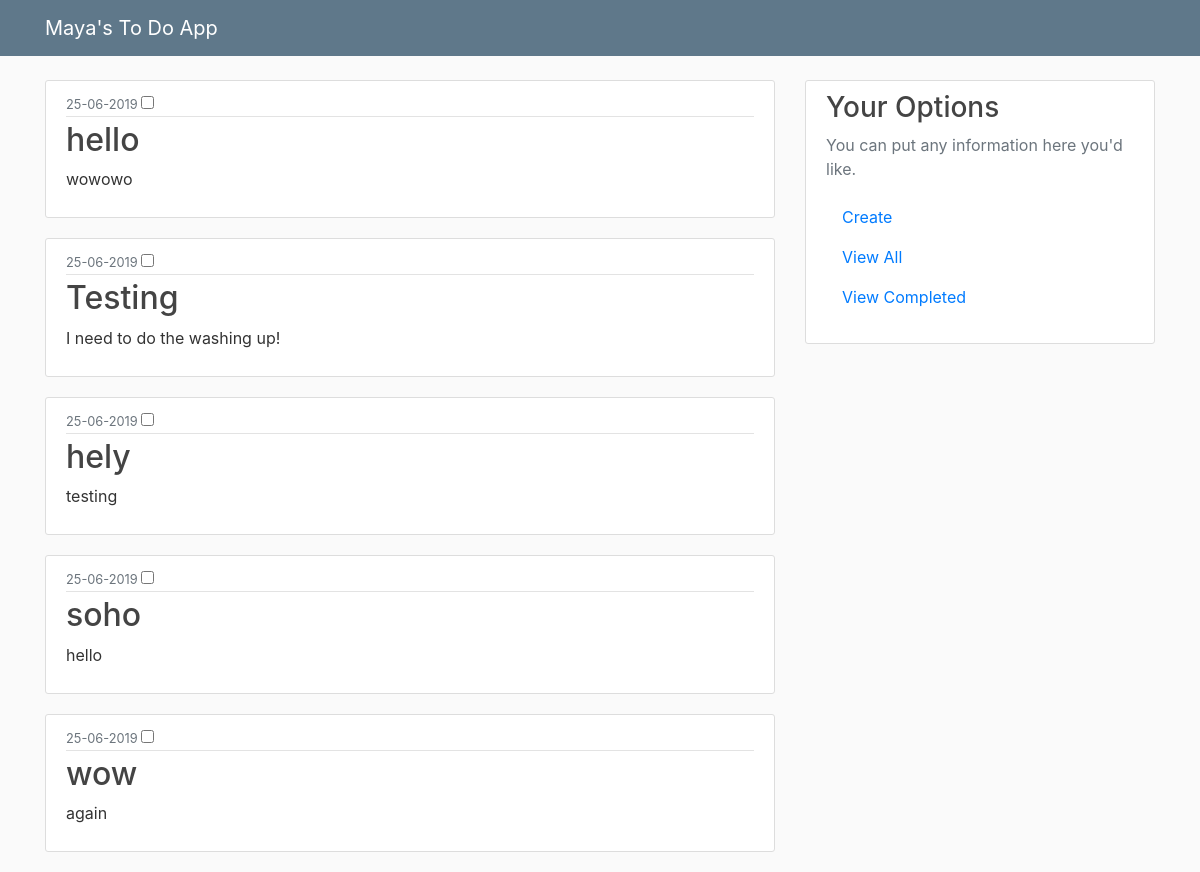
The page /view_all on the database as committed earlier.
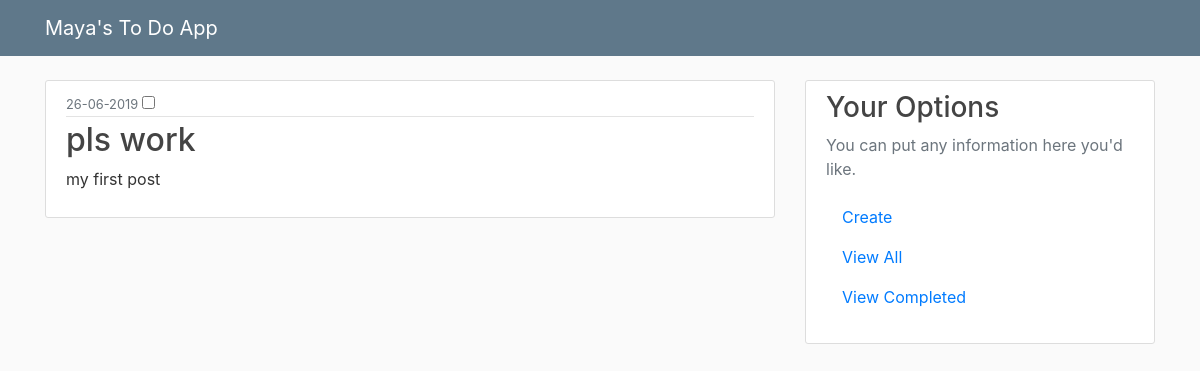
The same page on the database as committed later.
### app.py (models this page shows, shortened)
class Items(db.Model):
    id = db.Column(db.Integer, primary_key=True)
    title = db.Column(db.String(20), unique=False, nullable=False)
    content = db.Column(db.String(120), unique=True, nullable=False)
    date_posted = db.Column(db.DateTime, nullable=False, default=datetime.utcnow)
    complete = db.Column(db.Boolean, unique=False)

### app.py (the view)
@app.route("/")
@app.route("/view_all")
def view_all():
    posts = Items.query.all()
    return render_template('view_all.html', posts=posts)

### templates/view_all.html
{% extends "layout.html" %}
{% block content %}
    {% for post in posts %}
        <article class="media content-section">
          <div class="media-body">
            <div class="article-metadata">
              <small class="text-muted">{{ post.date_posted.strftime('%d-%m-%Y') }} </small><input type="checkbox">
            </div>
            <h2><a class="article-title">{{ post.title }}</a> </h2>
            <p class="article-content">{{ post.content }}</p>
          </div>
        </article>
    {% endfor %}
{% endblock content %}

### templates/layout.html (shortened to what this page needs)
<!DOCTYPE html>
<html>
<head>
    <link rel="stylesheet" href="https://maxcdn.bootstrapcdn.com/bootstrap/4.0.0/css/bootstrap.min.css">
    <link rel="stylesheet" type="text/css" href="{{ url_for('static', filename='main.css') }}">
</head>
<body>
    <header class="site-header">
      <nav class="navbar navbar-expand-md navbar-dark bg-steel fixed-top">
        <div class="container">
          <a class="navbar-brand mr-4" href="/">Maya's To Do App </a>
        </div>
      </nav>
    </header>
    <main role="main" class="container">
      <div class="row">
        <div class="col-md-8">
          {% block content %}{% endblock %}
        </div>
        <div class="col-md-4">
          <div class="content-section">
            <h3>Your Options</h3>
            <p class='text-muted'>You can put any information here you'd like.
              <ul class="list-group">
                <a class="nav-item nav-link" href="/create">Create</a>
                <a class="nav-item nav-link" href="/view_all">View All</a>
                <a class="nav-item nav-link" href="/view_completed">View Completed</a>
              </ul>
            </p>
          </div>
        </div>
      </div>
    </main>
</body>
</html>

### static/main.css (style rules this page uses)
body { background: #fafafa; color: #333333; margin-top: 5rem; }
h1, h2, h3, h4, h5, h6 { color: #444444; }
.bg-steel { background-color: #5f788a; }
.content-section { background: #ffffff; padding: 10px 20px; border: 1px solid #dddddd; border-radius: 3px; margin-bottom: 20px; }
.article-title { color: #444444; }
.article-content { white-space: pre-line; }
.article-metadata { padding-bottom: 1px; margin-bottom: 4px; border-bottom: 1px solid #e3e3e3 }

Rows that differ between the two databases and show on the page:
removed Items: date_posted "25-06-2019", title "hello", content "wowowo"
removed Items: date_posted "25-06-2019", title "Testing", content "I need to do the washing up!"
removed Items: date_posted "25-06-2019", title "hely", content "testing"
removed Items: date_posted "25-06-2019", title "soho", content "hello"
removed Items: date_posted "25-06-2019", title "wow", content "again"
added Items: date_posted "26-06-2019", title "pls work", content "my first post"
